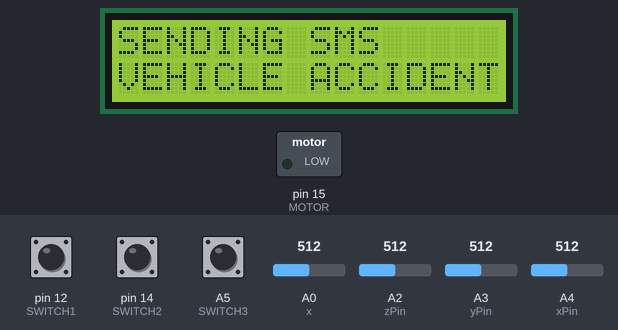
The sketch below on a simulated Arduino Mega 2560, built with avr-gcc and run on an emulated ATmega2560. Parts: 16×2 character LCD, switched loads named in the sketch (green lamp = pin HIGH). Inputs (shaded band) come from the test bench; at power-on: A4 (xPin) = 512, A5 (SWITCH3) HIGH, pin 12 (SWITCH1) HIGH, pin 14 (SWITCH2) HIGH, A0 (x) = 512, A2 (zPin) = 512, A3 (yPin) = 512. The modem accepts every AT command (registered, SIM ready, sends succeed) and sends nothing else; what the sketch prints to the serial monitor is not drawn.

Above: at 14.3 s.
14.4 s: A4 (xPin) set to 409
20.5 s: A4 (xPin) set to 394
At 22.7 s:
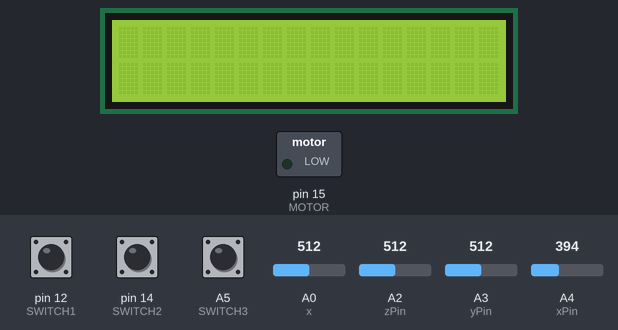
23.0 s: A5 (SWITCH3) pulled LOW for 0.65 s
At 23.6 s:
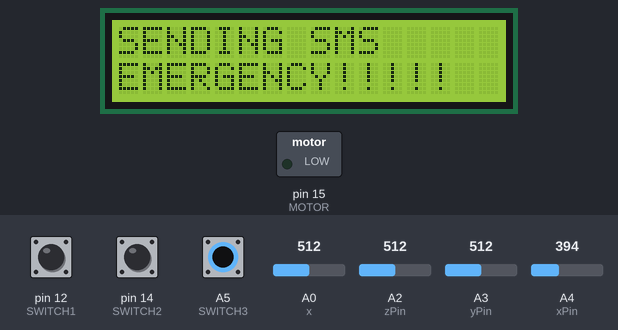
28.6 s: pin 12 (SWITCH1) pulled LOW for 0.65 s
At 29.1 s:
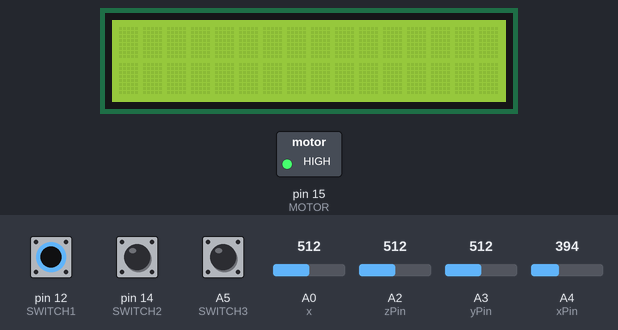
30.7 s: A4 (xPin) set to 410
At 31.9 s:
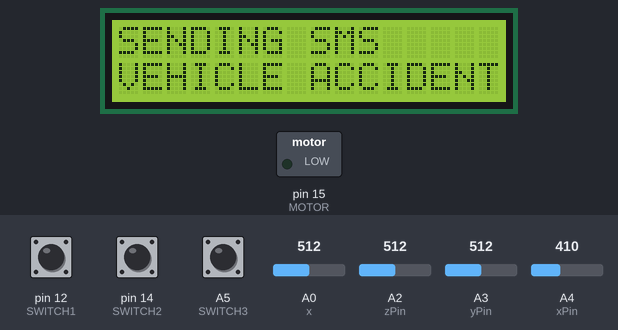
32.2 s: pin 12 (SWITCH1) pulled LOW for 3.2 s
At 35.8 s:
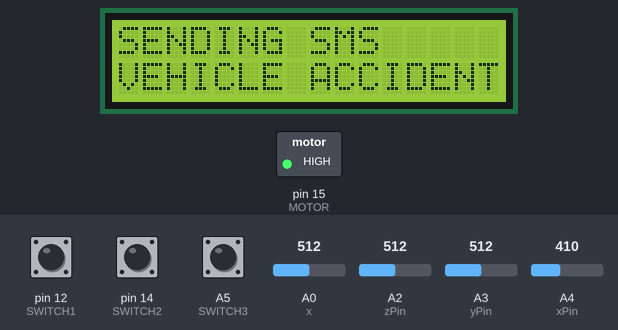
Timing chart, 0 to 40.6 s (numbered marks = the images above; inputs shaded):
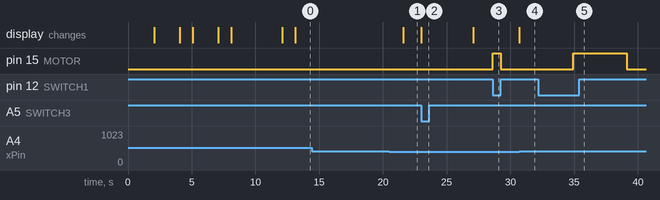

Measured:
- the behaviour switches between 401 and 400 on A4 (xPin) (found by bisection; images 0 and 1)
- after the input at 14.4 s, every drawn part: stays the same
- after the input at 20.5 s, the display: changes after 1.1 s (image 1)
- after the input at 23.0 s, the display: changes at once (image 2)
- after the input at 28.6 s, pin 15 (MOTOR): LOW → HIGH at once, → LOW 0.65 s later
- after the input at 30.7 s, the display: changes at once (image 4)
- after the input at 32.2 s, pin 15 (MOTOR): LOW → HIGH after 2.7 s, → LOW 4.2 s later

The sketch:

SMART_HELMET_NEW_11_APRIAL2.ino
```cpp
#include<SoftwareSerial.h>
SoftwareSerial Serial1(2,3); //make RX arduino line is pin 2, make TX arduino line is pin 3.
SoftwareSerial gps(10,11);
#include<LiquidCrystal.h>
LiquidCrystal lcd(9,8,7,6,5,4);

int xPin=A4;
int yPin=A3;
int zPin=A2;

long x;
long y;
long z;
const int MOTOR=15;
const int SWITCH1=12;
const int SWITCH2=14;
const int SWITCH3=A5;
int xsample=0;
int ysample=0;
int zsample=0;
#define samples 10

int i=0,k=0;
int  gps_status=0;
float latitude=0;
float logitude=0;
String Speed="";
String gpsString="";
char *test="$GPRMC";

void initModule(String cmd, char *res, int t)
{
  while(1)
  {
    Serial.println(cmd);
    Serial1.println(cmd);
    delay(100);
    while(Serial1.available()>0)
    {
       if(Serial1.find(res))
       {
        Serial.println(res);
        delay(t);
        return;
       }

       else
       {
        Serial.println("Error");
       }
    }
    delay(t);
  }
}

void setup()
{
   pinMode(SWITCH1,INPUT_PULLUP);
   pinMode(SWITCH2,INPUT_PULLUP);
    pinMode(SWITCH3,INPUT_PULLUP);
    pinMode(MOTOR,OUTPUT);

  digitalWrite(MOTOR, LOW);
  Serial1.begin(9600);
  Serial.begin(9600);
  lcd.begin(16,2);
  lcd.print("    WELCOME      ");
  lcd.setCursor(0,1);
  lcd.print(" SMART  HELMET   ");
  delay(2000);
  lcd.clear();
  lcd.print("ACCIDENT ALERT ");
  lcd.setCursor(0,1);
  lcd.print("     SYSTEM    ");
  delay(2000);
  lcd.clear();
  lcd.print("Initializing");
  lcd.setCursor(0,1);
  lcd.print("Please Wait...");
  delay(1000);

  Serial.println("Initializing....");
 /*
  initModule("AT","OK",1000);
  initModule("ATE1","OK",1000);
  initModule("AT+CPIN?","READY",1000);
  initModule("AT+CMGF=1","OK",1000);
  initModule("AT+CNMI=2,2,0,0,0","OK",1000);
  Serial.println("Initialized Successfully");
  */
  lcd.clear();
  lcd.print("Initialized");
  lcd.setCursor(0,1);
  lcd.print("Successfully");
  delay(2000);
  lcd.clear();
  lcd.print("Callibrating ");
  lcd.setCursor(0,1);
  lcd.print("Acceleromiter");
  for(int i=0;i<samples;i++)
  {
    xsample+=analogRead(x);
    ysample+=analogRead(y);
    zsample+=analogRead(z);
  }

  xsample/=samples;
  ysample/=samples;
  zsample/=samples;

  Serial.println(xsample);
  Serial.println(ysample);
  Serial.println(zsample);
  delay(1000);

  lcd.clear();
  lcd.print("Waiting For GPS");
  lcd.setCursor(0,1);
  lcd.print("     Signal    ");
  delay(2000);
  gps.begin(9600);

 // get_gps();
 // show_coordinate();
  delay(2000);
  lcd.clear();
  lcd.print("GPS is Ready");
  delay(1000);
  lcd.clear();
 // get_gps();
  //show_coordinate();
  //lcd.print("System Ready");
  Serial.println("System Ready..");
// pawan();
 lcd.clear();
}

void loop()
{


if  ((digitalRead(SWITCH1)==HIGH&&digitalRead(SWITCH2)==HIGH))
{
  digitalWrite(MOTOR, LOW);
}
if  ((digitalRead(SWITCH1)==LOW&&digitalRead(SWITCH2)==HIGH))
{
  digitalWrite(MOTOR, HIGH);
}
if  ((digitalRead(SWITCH1)==HIGH&&digitalRead(SWITCH2)==LOW))
{
  digitalWrite(MOTOR, LOW);
}

if  ((digitalRead(SWITCH1)==LOW&&digitalRead(SWITCH2)==LOW))
{
  digitalWrite(MOTOR, LOW);
}
if  ((digitalRead(SWITCH3)==LOW))
{
  Send11();
}
  x = analogRead(xPin);
  y = analogRead(yPin);
  z = analogRead(zPin);
    if(x<300)

      Send();
    else if(x>400)
      Sendnew();

    else if(y>400)
      right();
    else if(y<300)
      left();
    else
      stop_();


}

void gpsEvent()
{
  gpsString="";
  while(1)
  {
   while (gps.available()>0)            //Serial incoming data from GPS
   {
    char inChar = (char)gps.read();
     gpsString+= inChar;                    //store incoming data from GPS to temparary string str[]
     i++;
     Serial.print(inChar);
     if (i < 7)
     {
      if(gpsString[i-1] != test[i-1])         //check for right string
      {
        i=0;
        gpsString="";
      }
     }
    if(inChar=='\r')
    {
     if(i>60)
     {
       gps_status=1;
       break;
     }
     else
     {
       i=0;
     }
    }
  }
   if(gps_status)
    break;
  }
}
void get_gps()
{
  lcd.clear();
  lcd.print("Getting GPS Data");
  lcd.setCursor(0,1);
  lcd.print("Please Wait.....");
   gps_status=0;
   int x=0;
   while(gps_status==0)
   {
    gpsEvent();
    int str_lenth=i;
    coordinate2dec();
    i=0;x=0;
    str_lenth=0;
   }
}


void show_coordinate()
{
    lcd.clear();
    lcd.print("Lat:");
    lcd.print(latitude);
    lcd.setCursor(0,1);
    lcd.print("Log:");
    lcd.print(logitude);
    Serial.print("Latitude:");
    Serial.println(latitude);
    Serial.print("Longitude:");
    Serial.println(logitude);
    Serial.print("Speed(in knots)=");
    Serial.println(Speed);
    delay(2000);
    lcd.clear();
    lcd.print("Speed(Knots):");
    lcd.setCursor(0,1);
    lcd.print(Speed);
}

void coordinate2dec()
{
  String lat_degree="";
    for(i=20;i<=21;i++)
      lat_degree+=gpsString[i];

  String lat_minut="";
     for(i=22;i<=28;i++)
      lat_minut+=gpsString[i];

  String log_degree="";
    for(i=32;i<=34;i++)
      log_degree+=gpsString[i];

  String log_minut="";
    for(i=35;i<=41;i++)
      log_minut+=gpsString[i];

    Speed="";
    for(i=45;i<48;i++)          //extract longitude from string
      Speed+=gpsString[i];

     float minut= lat_minut.toFloat();
     minut=minut/60;
     float degree=lat_degree.toFloat();
     latitude=degree+minut;

     minut= log_minut.toFloat();
     minut=minut/60;
     degree=log_degree.toFloat();
     logitude=degree+minut;
}
void stop_()
{

}

void Send()
{
  // show_coordinate();
      lcd.clear();
       lcd.print("SENDING SMS ");
       lcd.setCursor(0,1);
       lcd.print("VEHICLE ACCIDENT");


   Serial1.println("AT");
    Serial.println("AT");
   delay(500);
   serialPrint();
   Serial1.println("AT+CMGF=1");
   Serial.println("AT+CMGF=1");
   delay(500);
   serialPrint();
   Serial1.print("AT+CMGS=");
   Serial.print("AT+CMGS=");
   Serial1.print('"');
   Serial1.print("+919971829389");    //mobile no. for SMS alert
   Serial.print("+919717365069");
   Serial1.println('"');
   delay(500);
   Serial1.print("ACCIDENT ALERT:  An accident has been detected at this Location - https://www.google.com/maps/search/dtu/@28.7475374,77.1151494,17z/data=!3m1!4b1?entry=ttu");
   Serial.print("ACCIDENT ALERT:THIS LOCATION");
   delay(500);
   serialPrint();
   /*
   Serial1.print("Latitude:");
   Serial1.println(latitude);
   delay(500);
   serialPrint();
   Serial1.print(" longitude:");
   Serial1.println(logitude);
   delay(500);
   serialPrint();
   Serial1.print(" Speed:");
   Serial1.print(Speed);
   Serial1.println("Knots");
   delay(500);
   serialPrint();
   Serial1.print("http://maps.google.com/maps?&z=15&mrt=yp&t=k&q=");
   Serial1.print(latitude,6);
   Serial1.print("+");              //28.612953, 77.231545   //28.612953,77.2293563
   Serial1.print(logitude,6);
   serialPrint();
   */
   Serial1.write(26);
   delay(2000);
   serialPrint();
    lcd.clear();
   loop();
}
void left()
{

   loop();
}
void right()
{

   loop();

}
void Sendnew()
{
  lcd.clear();
       lcd.print("SENDING SMS ");
       lcd.setCursor(0,1);
       lcd.print("VEHICLE ACCIDENT");


   Serial1.println("AT");
   Serial.println("AT");
   delay(500);
   serialPrint();
   Serial1.println("AT+CMGF=1");
   Serial.println("AT+CMGF=1");
   delay(500);
   serialPrint();
   Serial1.print("AT+CMGS=");
   Serial.print("AT+CMGS=");
   Serial1.print('"');
   Serial1.print("+919971829389");    //mobile no. for SMS alert
   Serial.print("+919717365069");    //mobile no. for SMS alert
   Serial1.println('"');
   delay(500);
   Serial1.print("ACCIDENT ALERT:  An accident has been detected at this Location - https://www.google.com/maps/search/dtu/@28.7475374,77.1151494,17z/data=!3m1!4b1?entry=ttu");
   Serial.print("ACCIDENT ALERT:THIS LOCATION");
   delay(500);
   serialPrint();
   /*
   Serial1.print("Latitude:");
   Serial1.println(latitude);
   delay(500);
   serialPrint();
   Serial1.print(" longitude:");
   Serial1.println(logitude);
   delay(500);
   serialPrint();
   Serial1.print(" Speed:");
   Serial1.print(Speed);
   Serial1.println("Knots");
   delay(500);
   serialPrint();
   Serial1.print("http://maps.google.com/maps?&z=15&mrt=yp&t=k&q=");
   Serial1.print(latitude,6);
   Serial1.print("+");              //28.612953, 77.231545   //28.612953,77.2293563
   Serial1.print(logitude,6);
   serialPrint();
   */
   Serial1.write(26);
   delay(2000);
   serialPrint();
    lcd.clear();

   loop();
}
void Send11()
{
  lcd.clear();
       lcd.print("SENDING SMS ");
       lcd.setCursor(0,1);
       lcd.print("EMERGENCY!!!!!");


   Serial1.println("AT");
   Serial.println("AT");
   delay(500);
   serialPrint();
   Serial1.println("AT+CMGF=1");
    Serial.println("AT+CMGF=1");
   delay(500);
   serialPrint();
   Serial1.print("AT+CMGS=");
   Serial.print("AT+CMGS=");
   Serial1.print('"');
   Serial1.print("+919971829389");    //mobile no. for SMS alert
   Serial.print("+919717365069");
   Serial1.println('"');
   delay(500);
   Serial1.print("ALERT:EMERGENCY");
   Serial.print("ALERT:EMERGENCY");
   delay(500);
   serialPrint();
   /*
   Serial1.print("Latitude:");
   Serial1.println(latitude);
   delay(500);
   serialPrint();
   Serial1.print(" longitude:");
   Serial1.println(logitude);
   delay(500);
   serialPrint();
   Serial1.print(" Speed:");
   Serial1.print(Speed);
   Serial1.println("Knots");
   delay(500);
   serialPrint();
   Serial1.print("http://maps.google.com/maps?&z=15&mrt=yp&t=k&q=");
   Serial1.print(latitude,6);
   Serial1.print("+");              //28.612953, 77.231545   //28.612953,77.2293563
   Serial1.print(logitude,6);
   serialPrint();
   */
   Serial1.write(26);
   delay(2000);
   serialPrint();
    lcd.clear();

   loop();
}


void serialPrint()
{
  while(Serial1.available()>0)
  {
    Serial.print(Serial1.read());
  }
}
```
